Frame 1 (no input): blank canvas, image omitted
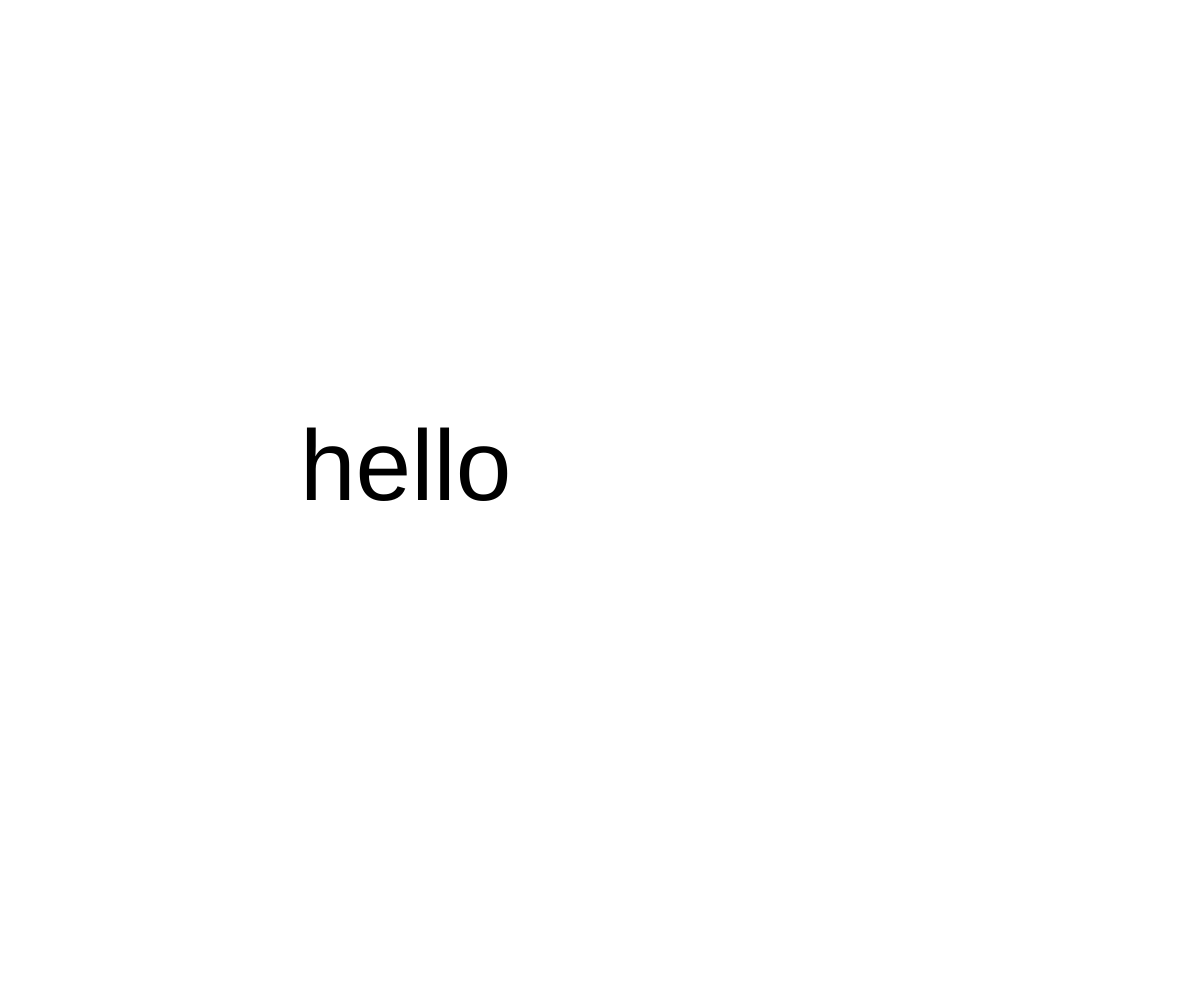
Frame 60 (no input)
Frame 120 (the mouse pressed at the canvas centre since frame 60): blank canvas, image omitted

The p5.js sketch that drew this single still picture (run headless with seeded random() and noise() and a simulated clock; from frame 60 on, the mouse is pressed at the canvas centre):

// p5.js sketch
// ── sketch.js
var x;

function setup() {
	createCanvas(windowWidth, windowHeight);
	rectMode(CENTER);

	x = 0;
}

function draw () {
	background(255);

	x = x + 5;

	if (x < width/2) {
	// rect (x, height/2, 100, 100);
	text("hello", x, height/2);
	textSize(100);
	}
}
